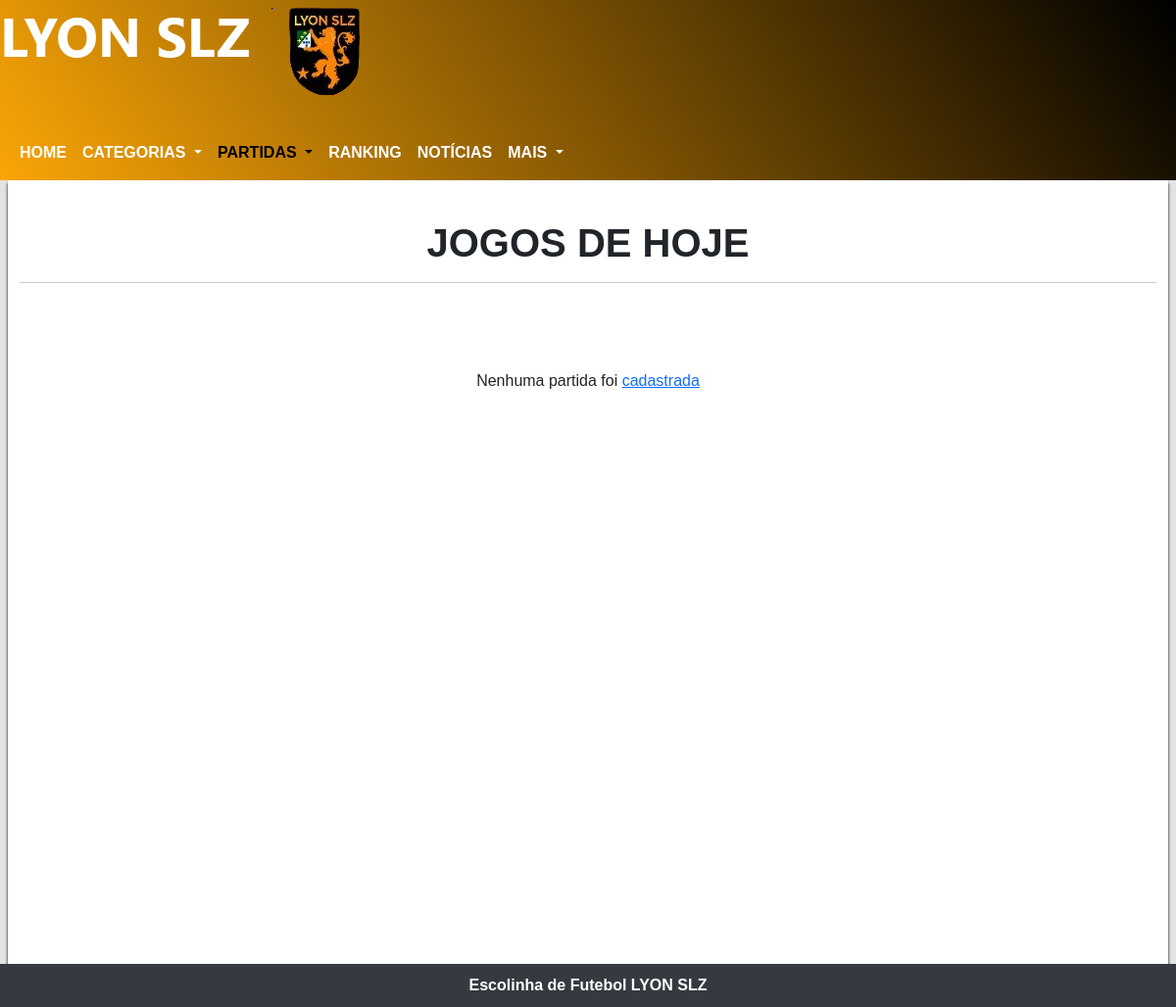
/admin/jogoDeHojeAdmin.php (signed in), run on an earlier commit of the app's database.
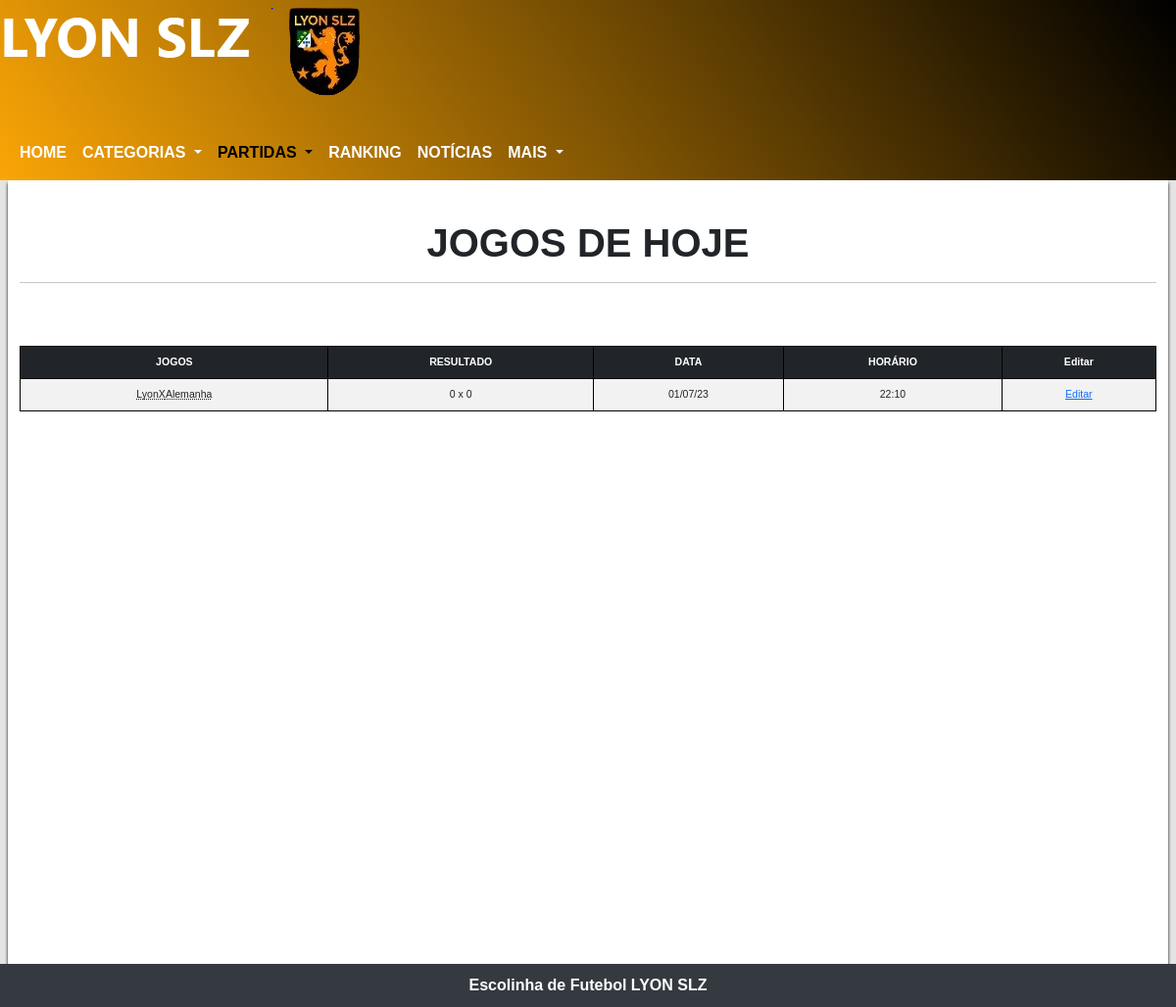
And on a later commit of the database.
### tables this page shows
CREATE TABLE `tblpartidass` (
  `id` int(11) UNSIGNED NOT NULL,
  `localidade` varchar(255) NOT NULL,
  `adversario` varchar(255) DEFAULT NULL,
  `id_campeonato` int(10) UNSIGNED NOT NULL,
  `data_partida` date NOT NULL,
  `link_fotos` varchar(255) NOT NULL,
  `horario` time(6) NOT NULL,
  `gols_lyon` int(11) NOT NULL,
  `gols_adv` int(11) NOT NULL
);

### admin/jogoDeHojeAdmin.php (the view, shortened to what this page needs)
<?php
include('../db/conexao.php');
$sql = $pdo->prepare("SELECT tblpartidass.*, tblcampeonato.nome_campeonato
FROM tblpartidass
JOIN tblcampeonato ON tblpartidass.id_campeonato = tblcampeonato.id_campeonato
ORDER BY tblpartidass.data_partida");
$sql->execute();
$dados = $sql->fetchAll();
?>
<!DOCTYPE html>
<html lang="pt-br">
<head>
    <link href="https://cdn.jsdelivr.net/npm/bootstrap@5.3.0/dist/css/bootstrap.min.css" rel="stylesheet">
    <link rel="stylesheet" href="../css/navHamburguer.css">
    <link rel="stylesheet" href="../css/layout.css">
    <link rel="stylesheet" href="lyon.jpg">
    <link rel="stylesheet" href="../css/timeANDescudo.css">
    <link rel="stylesheet" href="../css/update-delete.css">
</head>
<body>
    <div class="cabecalho">
        <picture>
            <source media="(max-width: 261px)" srcset='../img/imgLogo/lyonSlzEscudo5.png' loading="lazy">
            <source media="(max-width: 269px)" srcset='../img/imgLogo/lyonSlzEscudo4.png' loading="lazy">
            <source media="(max-width: 311px)" srcset='../img/imgLogo/lyonSlzEscudo3.png' loading="lazy">
            <source media="(max-width: 375px)" srcset='../img/imgLogo/lyonSlzEscudo2.png' loading="lazy">
            <img src="../img/imgLogo/lyonSlzEscudo.png" alt="Escudo do time LYYON SLZ" loading="lazy">
        </picture>
        <nav class="navbar navbar-expand-lg mt-4">
            <div class="container-fluid">
                <div class="collapse navbar-collapse" id="navbarNavDropdown">
                    <ul class="navbar-nav">
                        <li class="nav-item">
                            <a class="nav-link" aria-current="page" href="homeAdmin.php">HOME</a>
                        </li>
                        <li class="nav-item dropdown">
                            <a class="nav-link dropdown-toggle" href="#" role="button" data-bs-toggle="dropdown" aria-expanded="false">
                                CATEGORIAS
                            </a>
                        </li>
                        <li class="nav-item dropdown">
                            <a class="nav-link dropdown-toggle active" href="#" role="button" data-bs-toggle="dropdown" aria-expanded="false">
                                PARTIDAS
                            </a>
                        </li>
                        <li class="nav-item">
                            <a class="nav-link" aria-current="page" href="rankingAdmin.php">RANKING</a>
                        </li>
                        <li class="nav-item">
                            <a class="nav-link" href="noticiaisAdmin.php">NOTÍCIAS</a>
                        </li>
                        <li class="nav-item dropdown">
                            <a class="nav-link dropdown-toggle" href="#" role="button" data-bs-toggle="dropdown" aria-expanded="false">
                                MAIS
                            </a>
                        </li>
                    </ul>
                </div>
            </div>
        </nav>
    </div>
    <main>
        <div class="container-fluid">
            <h1 id="calendarioDeJogos">JOGOS DE HOJE</h1>
            <hr>
            <br><br>
            <?php
            $data_Atual = date("Y-m-d");
            if (count($dados) > 0) {
                echo "<div class='table table-responsive table-striped'>";
                echo "<table class='table table-striped'>
                  <thead class=table-dark>
                  <tr>
              <th>JOGOS</th>
              <th>RESULTADO</th>
              <th>DATA</th>
              <th>HORÁRIO</th>
              <th>Editar</th>
                  </tr>
                  </thead>";
                foreach ($dados as $chaves => $valor) {
                    $dataJogo = $valor['data_partida'];
                    if (strtotime($dataJogo) == strtotime($data_Atual)) {
                        echo "<tr>
                    <td><abbr title='" . $valor['nome_campeonato'] . "'>" . "LyonX" . $valor['adversario'] . "</abbr></td>
                  <td>" . $valor['gols_lyon'] . " x " . $valor['gols_adv'] . "</td>
                  <td>" . date("d/m/y", strtotime($valor['data_partida'])) . "</td>
                  <td>" . date("H:i", strtotime($valor['horario'])) . "</td>
                  <td><a href='#' class='btn-atualizar'
                  data-id='" . $valor['id'] . "'
                  data-gols_lyon='" . $valor['gols_lyon'] . "'
                  data-gols_adv='" . $valor['gols_adv'] . "'
                  data-localidade='" . $valor['localidade'] . "'
                  data-timeb='" . $valor['adversario'] . "'
                  data-data_partida='" . $valor['data_partida'] . "'
                  >Editar</a></td>
            </tr>";
                    }
                }
                echo "</table>";
                echo "</div>";
            } else {
                echo "<p class='mt-4' style='text-align:center'>Nenhuma partida foi <a href='cadastroDePartidas.php'>cadastrada</a></p>";
            }
            ?>
        </div>
    </main>
    <footer>
        <p class="mb-0">Escolinha de Futebol LYON SLZ</p>
    </footer>
</body>
</html>

What changed in the data, as far as the page shows it:
added tblpartidass: adversario "Alemanha", gols_lyon "0", gols_adv "0", data_partida "01/07/23", horario "22:10"
Also different on the page:
text no longer shown: "Nenhuma partida foi cadastrada"
text now shown: "JOGOS RESULTADO DATA HORÁRIO Editar"
